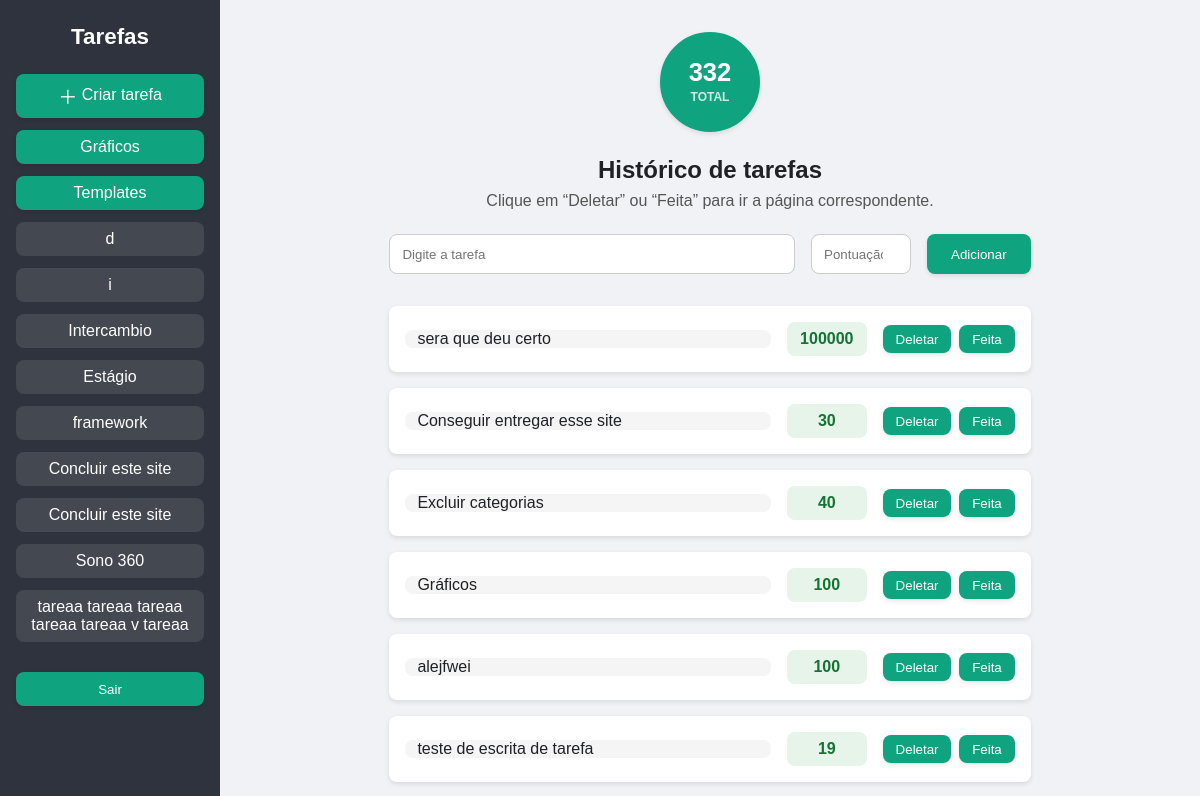
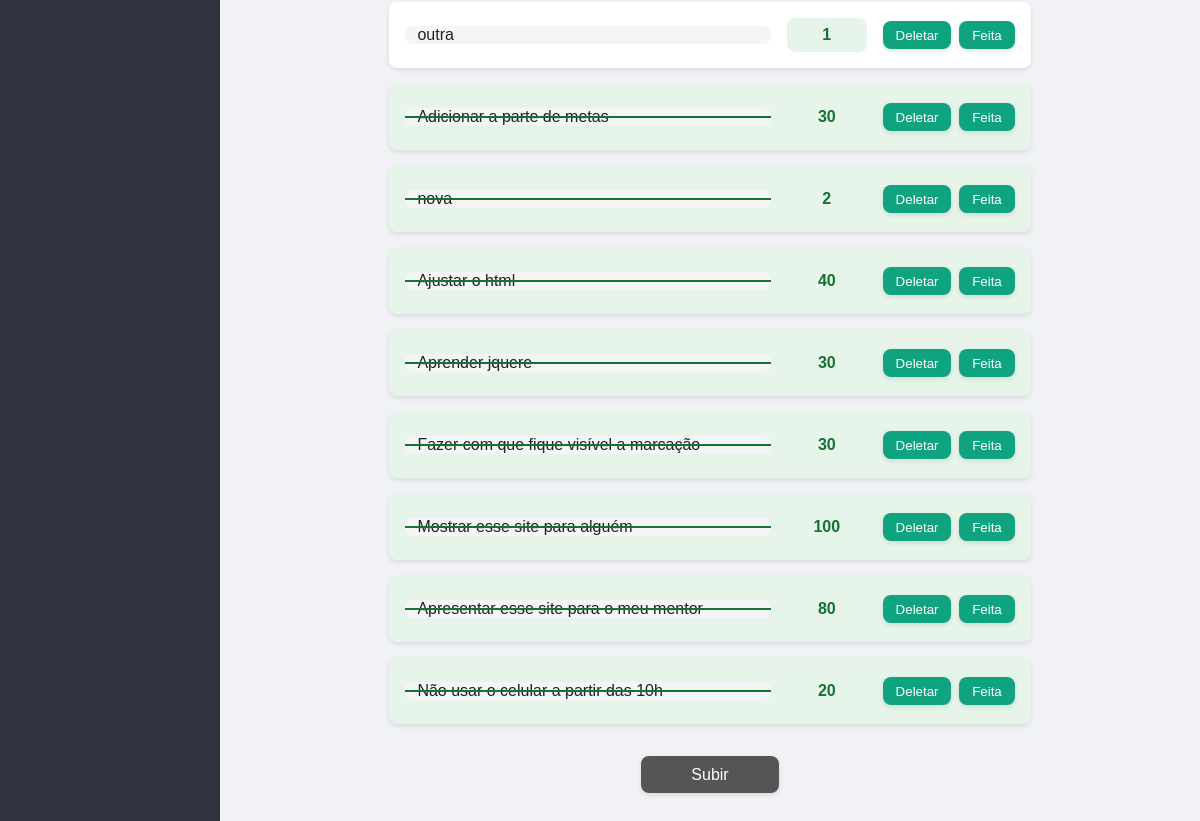
The app's page / (signed in), older data (2 pictures, top to bottom).
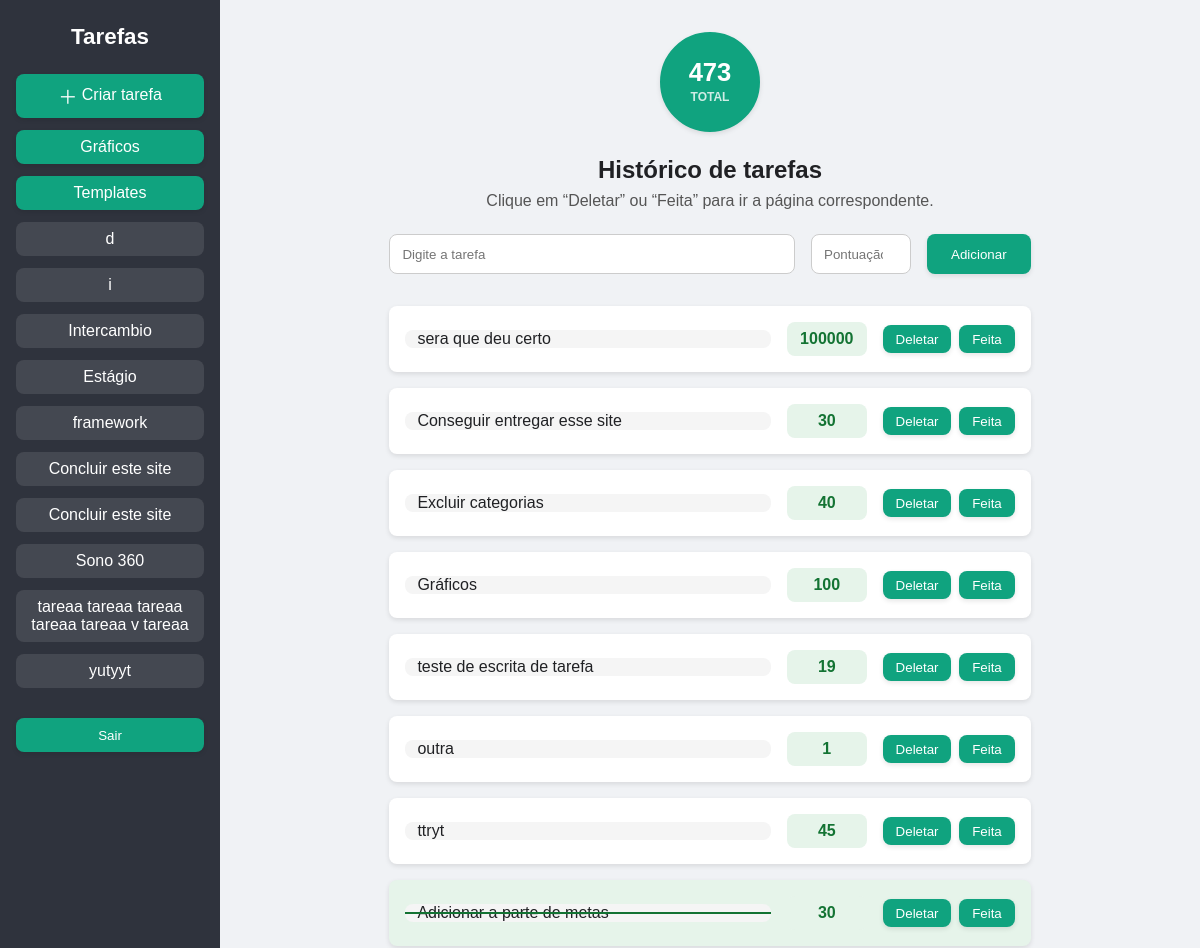
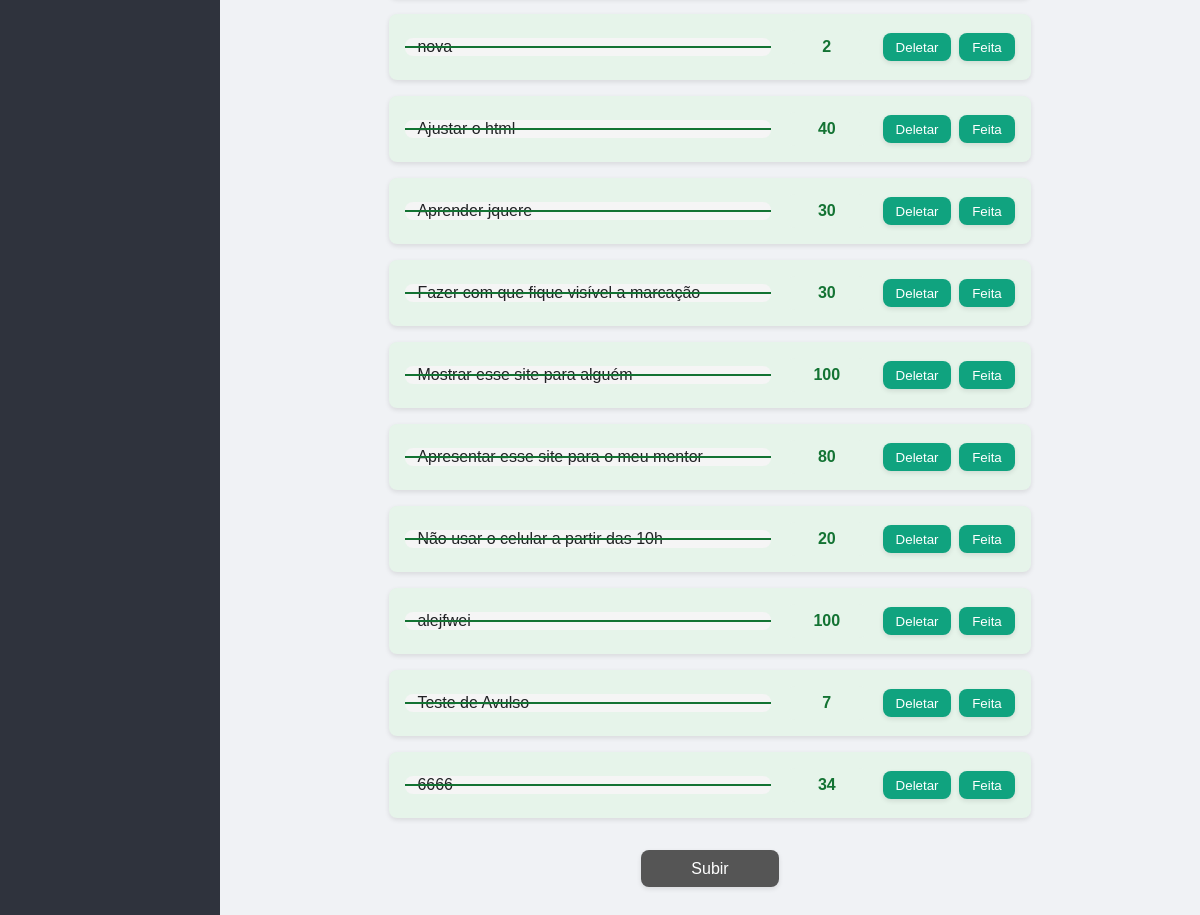
The same page, newer data (2 pictures, top to bottom).
### points_of_change_2/models.py (models this page shows, shortened)
class Novo_tipo(models.Model):
    author = models.ForeignKey("auth.User", on_delete=models.CASCADE,  default=1)
    nome = models.TextField(verbose_name='Descrição da lista', default="Avulso")
    meta = models.PositiveIntegerField(verbose_name='Meta', default="0")

class Tarefa(models.Model):
    author = models.ForeignKey("auth.User", on_delete=models.CASCADE,  default=1)
    tarefa = models.TextField(verbose_name='Descrição da tarefa')
    pontos = models.PositiveIntegerField(verbose_name='Pontuação')
    estado = models.BooleanField(
        default=False,
        verbose_name='Estado'
    )
    tipo = models.CharField(max_length=20, default="Avulso")
    data = models.DateTimeField(auto_now_add=True)

### points_of_change_2/views.py (the view)
# urls.py: path('', views.index, name='index'),
@login_required
def index(request):
    all_notes = Tarefa.objects.filter(author=request.user.id).order_by("estado")
    if request.method == 'POST':
        author = request.user
        tarefa = request.POST.get('tarefa')
        pontos = request.POST.get('pontos')
        task = Tarefa(tarefa = tarefa, pontos = pontos, author = author)
        task.save()
    lista = []
    pnts_tot =  0
    for tarefa in all_notes:
        if tarefa.estado == 1:
            pnts_tot += tarefa.pontos
    tipos = Novo_tipo.objects.filter(author=request.user.id)
    for tipo in tipos:
        lista.append(tipo.nome)
    return render(request, 'paginas/index.html', {"tarefas": all_notes, 'pontos': pnts_tot, 'lista': lista})

### points_of_change_2/templates/paginas/index.html (shortened to what this page needs)
<!DOCTYPE html>
<html lang="pt-BR">
<head>
</head>
<body>
  <nav class="sidebar">
    <h2>Tarefas</h2>
    <form class="tipo-form" method="get">
      <a href="/nova_tarefa/" class="btn-create" style="background-color: #10a37f">
        <span style="font-size:1.2rem;vertical-align:middle;" >＋</span>
        Criar tarefa
      </a>
      <a href="/graficos/" class="btn-create" style="background-color: #10a37f">Gráficos</a>
      <a href="/recomendacoes/" class="btn-create" style="background-color: #10a37f">Templates</a>
      {% for tipo in lista %}
        <a href="/tipo/{{ tipo }}/" style="text-align: center;">{{ tipo }}</a>
      {% endfor %}
    </form>
    <form action="{% url 'logout' %}" method="post" class="logout-form">
      <button type="submit" class="btn-logout" style="margin-top: 30px;">Sair</button>
    </form>
  </nav>
  <div class="main">
    <div class="scoreboards">
      <div class="scoreboard total">
        <span class="value" id="scoreValue">{{ pontos }}</span>
        <span class="label">Total</span>
      </div>
    </div>
    <h2>Histórico de tarefas</h2>
    <p class="subtitle">Clique em “Deletar” ou “Feita” para ir a página correspondente.</p>
    <form method="post" class="task-form">
      <input type="text" name="tarefa" placeholder="Digite a tarefa"/>
      <input type="number" name="pontos" placeholder="Pontuação" min="0"/>
      <button type="submit">Adicionar</button>
    </form>
    <div class="task-list">
      {% for tarefa in tarefas %}
        <div class="task-item{% if tarefa.estado == 1 %} feito{% endif %}"
             data-id="{{ tarefa.id }}"
             data-score="{{ tarefa.pontos }}">
          <div class="task-desc">{{ tarefa.tarefa }}</div>
          <div class="task-points">{{ tarefa.pontos }}</div>
          <div class="task-actions">
            <button type="button" class="btn-delete"
                    onclick="location.href='/anotacoes/{{ tarefa.id }}/apagar'">
              Deletar
            </button>
            <a href="/anotacoes/{{ tarefa.id }}/estado">
              <button type="button" class="btn-done">Feita</button>
            </a>
          </div>
        </div>
      {% endfor %}
    </div>
    <a href="/" class="back-btn">Subir</a>
  </div>
</body>
</html>

Row changes from the older to the newer data that the page shows:
added Novo_tipo: lista "yutyyt"
added Tarefa: tarefa "ttryt", pontos "45", estado False (drawn)
changed Tarefa "alejfwei": estado False → True (drawn); moves down the list
added Tarefa: tarefa "Teste de Avulso", pontos "7"
added Tarefa: tarefa "6666", pontos "34"
Text that changed along with them:
{{ pontos }}: "332" → "473"
